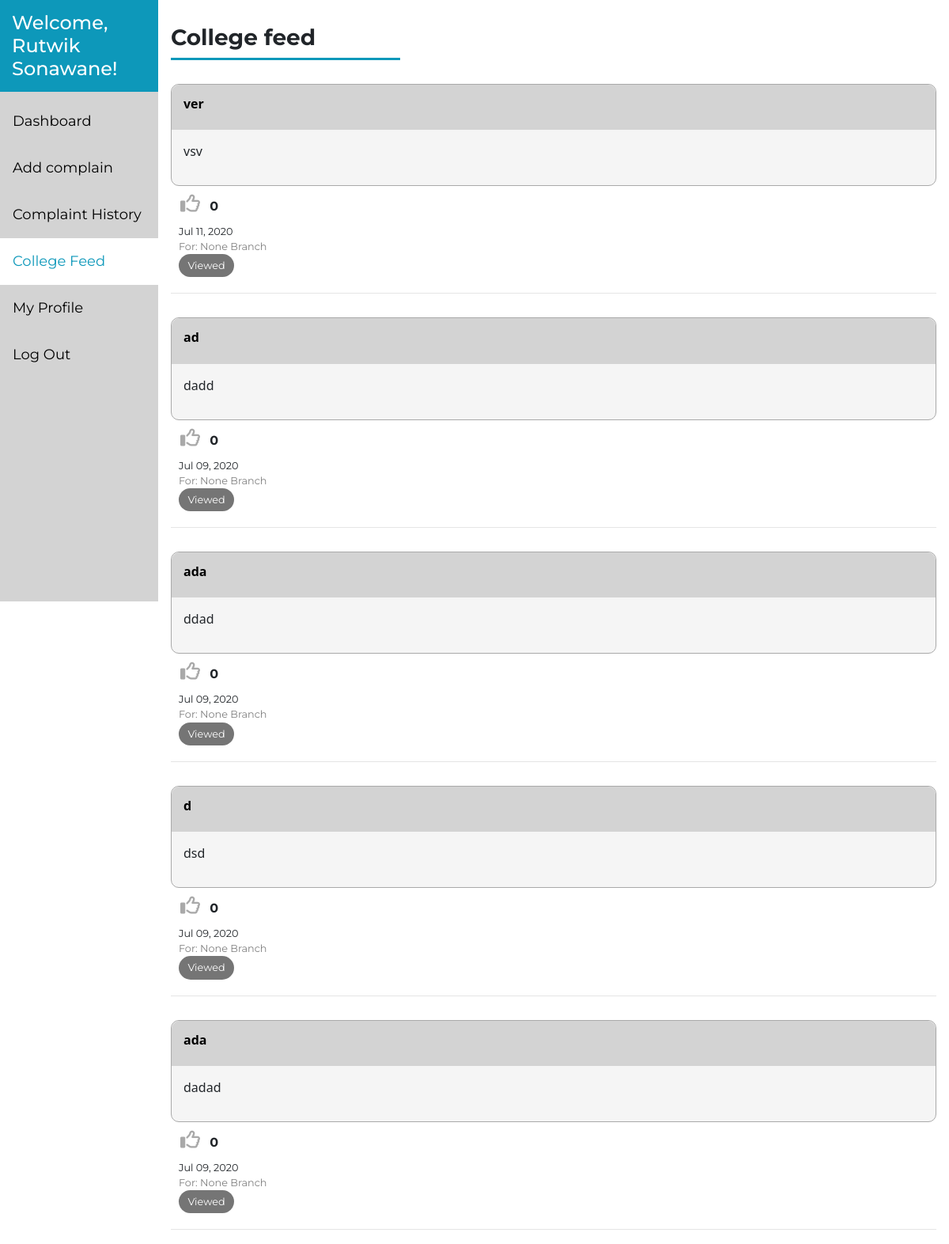
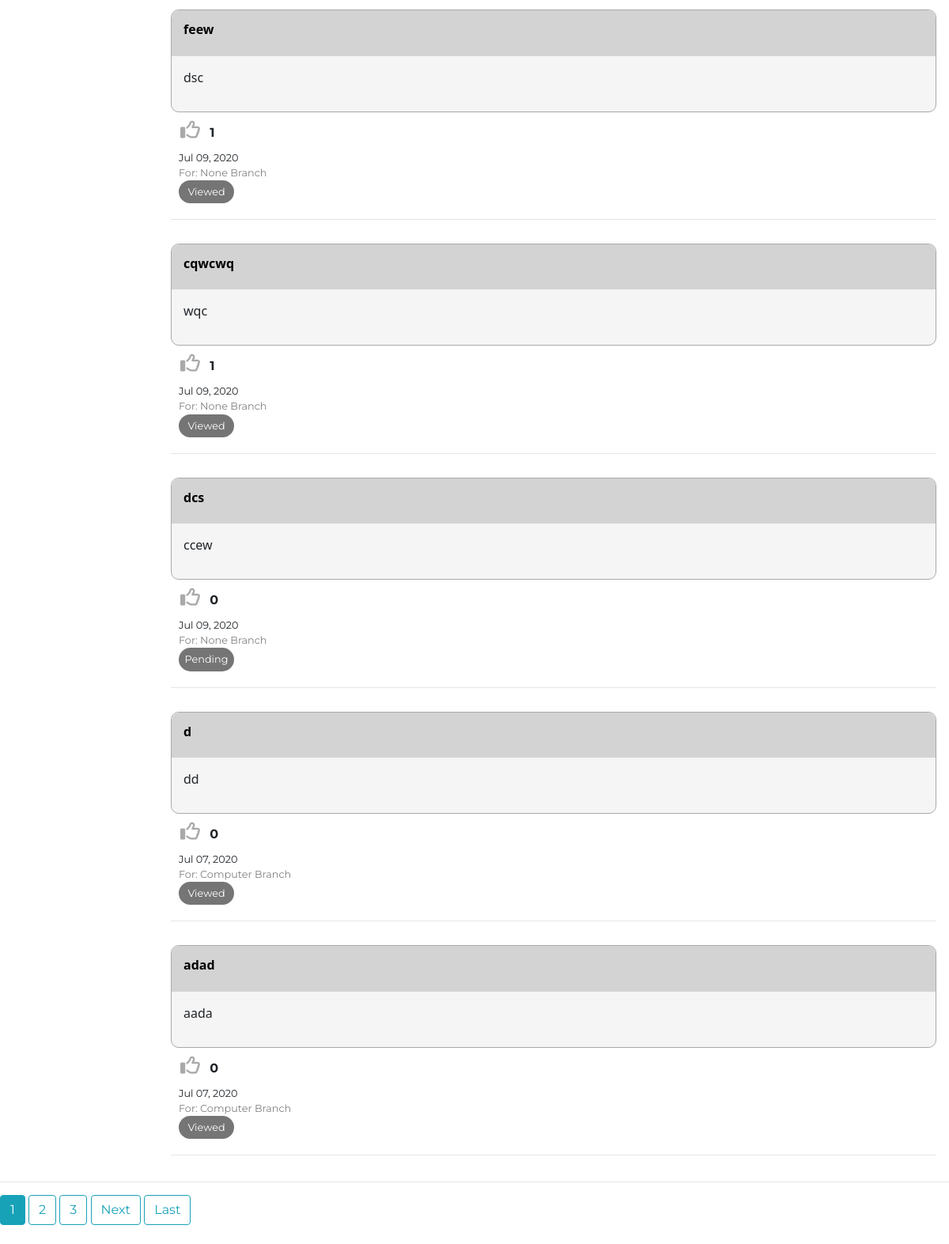
/student/complain/collegefeed/ (signed in), run on the app's committed database (2 pictures, top to bottom).
### grievance/models.py (models this page shows, shortened)
class Complain(models.Model):
    college_choices=(
        ('DJ Sanghvi College of Engineering','DJ Sanghvi College of Engineering'),
        ('KJ Somaiya College of Engineering','KJ Somaiya College of Engineering'),
        ('Thadomal Sahani College of Engineering','Thadomal Sahani College of Engineering'),
        ('Thakur College of Engineering','Thakur College of Engineering'),
        ('Atharva College of Engineering','Atharva College of Engineering'),
        ('Sardar Patel College of Engineering','Sardar Patel College of Engineering'),
        ('VJTI College of Engineering','VJTI College of Engineering'),
    )
    branch_choices=(
        ('Computer','Computer'),
        ('IT','IT'),
        ('EXTC','EXTC'),
        ('ELEX','ELEX'),
        ('Chemical','Chemical'),
        ('Production','Production'),
        ('Bio Med','Bio Med')
    )
    status_choices = {
        ('Pending', 'Pending'),
        ('In Progress', 'In Progress'),
        ('Viewed', 'Viewed'),
        ('Solved', 'Solved'),
        ('Rejected', 'Rejected')
    }
    related_to_choices={
        ('Management', 'Management'),
        ('Faculty', 'Faculty'),
        ('Security', 'Security'),
        ('Library', 'Library'),
        ('Canteen', 'Canteen')
    }
    complain_heading=models.CharField(max_length=300,default='')
    complain_content=models.TextField()
    receiver=models.ForeignKey(Admin,on_delete=models.CASCADE, null = True)
    sender=models.ForeignKey(Student,on_delete=models.CASCADE, null = True)
    college=models.CharField(max_length=300,default='',choices=college_choices)
    branch=models.CharField(max_length=300,blank='true', null='true',choices=branch_choices)
    date_posted =models.DateTimeField(default=timezone.now, null = True)
    date_resolved = models.CharField(default='', max_length = 40, null = True)
    status = models.CharField(choices = status_choices, default='Pending', max_length = 20)
    response = models.TextField(default='')
    related_to = models.CharField(choices = related_to_choices, default='', max_length = 20, verbose_name = 'Complain Related to')
    transfer = models.BooleanField(default=False)
    likes=models.ManyToManyField(User,related_name='complain')
    def total_likes(self):
        return self.likes.count()
    class Meta:
        ordering=['-date_posted']

### grievance/decorators.py (the view)
    def wrapper_func(request, *args, **kwargs):
        profile = Student.objects.filter(user = request.user).count()
        if profile == 0:
            return redirect('studentProfile')
        else:
            return view_func(request, *args, **kwargs)

### grievance/templates/grievance/collegefeed.html (shortened to what this page needs)
{% extends 'grievance/base.html' %}
{% load crispy_forms_tags %}
{% block content %}
{% include 'grievance/studentsidebar.html' %}
<div class="content">
  <h3  style="font-weight: bold;;margin-top: 30px;" class="">College feed</h3>
    <div style="border-bottom: 3px solid #0D98BA;width:30%;;margin-bottom: 20px;" class=""></div>
    {% if complains %}
    {% for p in complains %}
    <div style="margin-bottom: 20px;margin-top: 30px;;" class="" >
    <div class="card-feed">
      <div style="background-color: lightgray;padding: 15px;border-top-left-radius: 10px;border-top-right-radius: 10px;">
      <h6 style="font-weight: bold;;color: black;font-family: 'Segoe UI', Tahoma, Geneva, Verdana, sans-serif;">{{p.complain_heading}}</h6>
      </div>
      <p style="padding: 15px;font-family: 'Segoe UI', Tahoma, Geneva, Verdana, sans-serif;">{{p.complain_content}}</p>
    </div>
    <div style="margin: 10px;margin-left: 12px;">
    <span id="button{{p.id}}">
      {% if user in p.likes.all %}
      <a id="likebutton"   name="cid" value="{{p.id}}"  href={% url 'likecomplain' %} style="margin-right: 8px;font-size: 25px;" ><i class="fas fa-thumbs-up" style="color: #0D98BA;"></i></a>
      {% else %}
      <a id="likebutton"  name="cid" value="{{p.id}}"  href={% url 'likecomplain' %} style="margin-right: 8px;font-size: 25px;" ><i class="far fa-thumbs-up" style="color: darkgray;"></i></a>
      {% endif %}
      <span  style="font-weight: bold;">{{p.total_likes}}</span></span>
    </div>
    <div style="margin-left: 10px;" >
      <small style="">{{p.date_posted|date:"M d, Y"}}</small><br>
      <small style="color: gray;">For: {{p.branch}} Branch</small>
  <small>
      {% if p.status == 'Solved' %}
      <p style="color: white;border-radius: 15px;background-color:rgb(0, 128, 0,0.7) ;width: 70px;text-align: center;padding: 5px;" >{{p.status}}</p>
      {% elif p.status == 'Rejected' %}
      <p style="color: white;padding: 5px;border-radius: 15px;background-color:rgba(250, 10, 10, 0.856) ;width: 70px;text-align: center;" >{{p.status}}</p>
      {% elif p.status == 'In Progress' %}
      <p style="color: white;padding:5px;text-align: center;border-radius: 15px;background-color:rgba(250, 186, 10, 0.856) ;width: 85px;" >{{p.status}}</p>
      {% else %}
      <p style="color: white;padding:5px;text-align: center;border-radius: 15px;background-color:rgba(94, 94, 94, 0.856);width: 70px;" >{{p.status}}</p>
      {% endif %}
    </small>
  </div>
  </div>
  <hr>
    {% endfor %}
    {% else %}
    <p style="font-style: italic;">No complains to display</p>
    {% endif %}
</div>
<hr>
    {% for num in complains.paginator.page_range %}
      {% if complains.number == num %}
        <a class='btn btn-info mb-4' href="?page={{ num }}">{{num}}</a>
      {% elif num > complains.number|add:'-3' and num < complains.number|add:'3' %}
        <a class='btn btn-outline-info mb-4' href="?page={{ num }}">{{ num }}</a>
      {% endif %}
    {% endfor %}
    {% if complains %}
    {% if complains.has_next %}
    <a class='btn btn-outline-info mb-4' href="?page={{ complains.next_page_number }}">Next</a>
    <a class='btn btn-outline-info mb-4' href="?page={{ complains.paginator.num_pages }}">Last</a>
    {% endif %}
    {% else %}
    <p style="font-style: italic;">No complains to display</p>
    {% endif %}
{% endblock content %}

### grievance/templates/grievance/studentsidebar.html (shortened to what this page needs)
<div class="" style="">
  <div class="sidebar">
      <h4 >Welcome, {{user.first_name}} {{user.last_name}}!</h4>
      <a  href={% url 'studentdashboard' %} class='{{studentdashboard_active}}'>Dashboard</a>
      <a href={% url "addComplain" %} class='{{addcomplain_active}}'>Add complain</a>
      <a href={% url "previousComplaints" %} class='{{scomplains_active}}'>Complaint History</a>
      <a href={% url "collegefeed" %} class='{{collegefeed_active}}'>College Feed</a>
      <a href={% url "studentProfileView" %} class='{{sprofile_active}}'>My Profile</a>
      <a href='myModal69' data-toggle="modal" data-target="#myModal69">Log Out</a>
    </div>
</div>

### grievance/templates/grievance/base.html (style rules this page uses)
.card-feed { background-color: whitesmoke; border: 1px solid darkgray; border-radius: 10px; }
body { background-color: white; font-family: 'Montserrat', sans-serif; height: 100%; }
html { font-size: 1rem; }

### grievance/templates/grievance/studentsidebar.html (style rules this page uses)
.sidebar { margin: 0; padding: 0; width: 200px; background-color:lightgray; position: fixed; height: 760px; overflow: auto; }
.sidebar a { display: block; color: black; padding: 16px; text-decoration: none; font-size: 18px; }
.sidebar h4 { display: block; color: white; padding: 15px; background-color: #0D98BA; }
.sidebar a.active { background-color: white; color: #0D98BA; }
div.content { margin-left: 200px; padding: 1px 16px; }

### data on the page
Complain: complain_heading "ver", complain_content "vsv", total_likes "0", date_posted "Jul 11, 2020", branch "None", status "Viewed"
Complain: complain_heading "ad", complain_content "dadd", total_likes "0", date_posted "Jul 09, 2020", branch "None", status "Viewed"
Complain: complain_heading "ada", complain_content "ddad", total_likes "0", date_posted "Jul 09, 2020", branch "None", status "Viewed"
Complain: complain_heading "d", complain_content "dsd", total_likes "0", date_posted "Jul 09, 2020", branch "None", status "Viewed"
Complain: complain_heading "ada", complain_content "dadad", total_likes "0", date_posted "Jul 09, 2020", branch "None", status "Viewed"
Complain: complain_heading "feew", complain_content "dsc", total_likes "1", date_posted "Jul 09, 2020", branch "None", status "Viewed"
Complain: complain_heading "cqwcwq", complain_content "wqc", total_likes "1", date_posted "Jul 09, 2020", branch "None", status "Viewed"
Complain: complain_heading "dcs", complain_content "ccew", total_likes "0", date_posted "Jul 09, 2020", branch "None", status "Pending"
Complain: complain_heading "d", complain_content "dd", total_likes "0", date_posted "Jul 07, 2020", branch "Computer", status "Viewed"
Complain: complain_heading "adad", complain_content "aada", total_likes "0", date_posted "Jul 07, 2020", branch "Computer", status "Viewed"

### other printed values
{{ user.first_name }} "Rutwik"
{{ user.last_name }} "Sonawane"
{{ num }} "1"
{{ num }} "2" "3"
